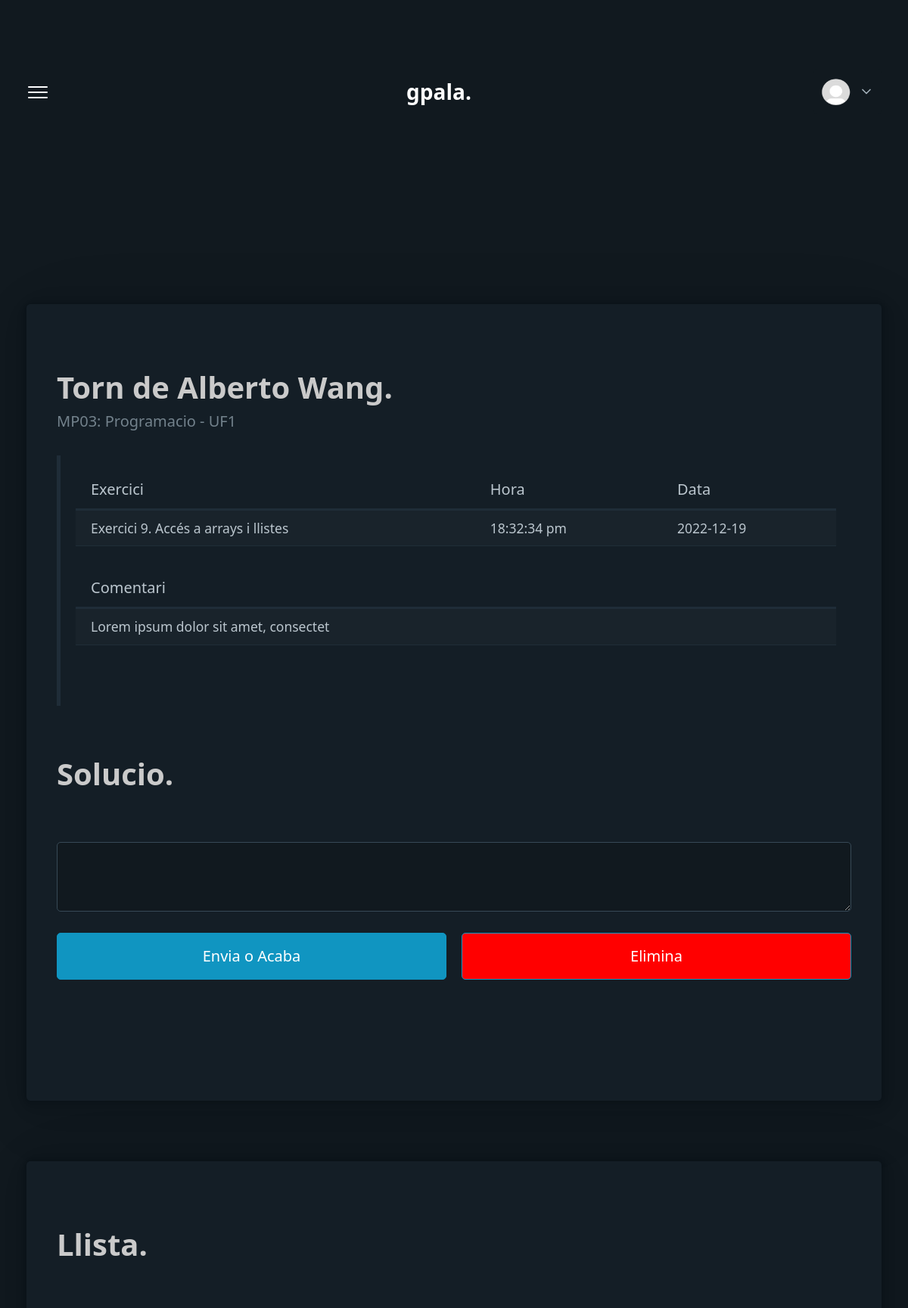
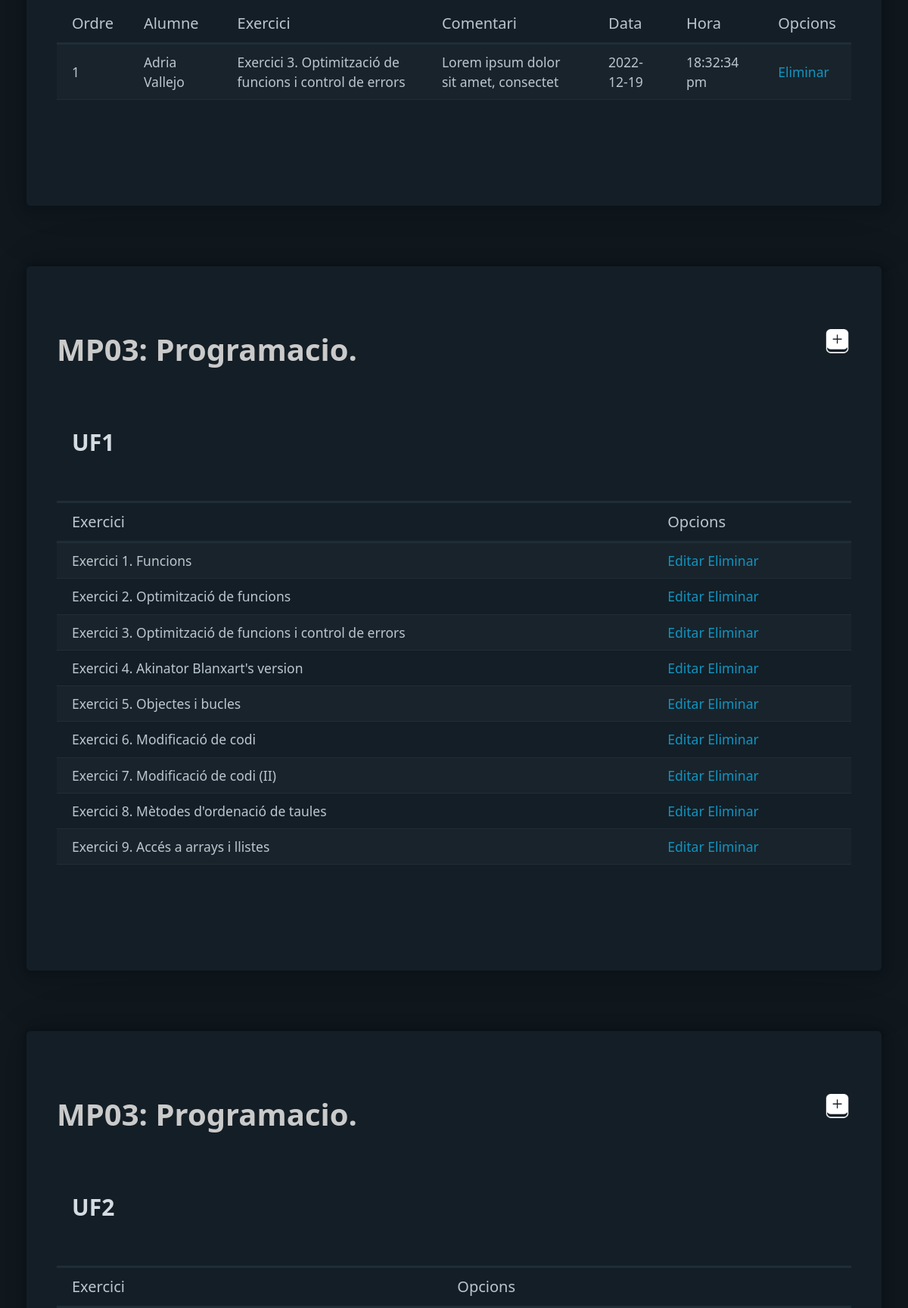
Page /pages/admin/admin.php (signed in, upper part) on the committed database (2 pictures, top to bottom).
### tables this page shows
CREATE TABLE usuarios (
    id_usuario INT PRIMARY KEY AUTO_INCREMENT,

    nom VARCHAR(50),
    
    cognom  VARCHAR(100),

    email VARCHAR(255),

    perfil_img LONGTEXT,

    usuario VARCHAR(255),

    password VARCHAR(255),

    permis INTEGER,
    FOREIGN KEY (permis) REFERENCES permis(id_permis)

);

CREATE TABLE moduls (
    id_modul INT PRIMARY KEY AUTO_INCREMENT,

    modul VARCHAR(255),

    uf VARCHAR(255),

    profesor INT,
    FOREIGN KEY (profesor) REFERENCES usuarios (id_usuario)
);

CREATE TABLE exercicis (
    id_exercici INT PRIMARY KEY AUTO_INCREMENT,

    modul_FK INTEGER,
    FOREIGN KEY (modul_FK) REFERENCES moduls (id_modul),

    exercici VARCHAR(255)
);

CREATE TABLE consultes (
    id_consulta INT PRIMARY KEY AUTO_INCREMENT,
    
    usuario_consulta_FK INT,
    FOREIGN KEY (usuario_consulta_FK) REFERENCES usuarios(id_usuario),

    exercici_FK INT,
    FOREIGN KEY (exercici_FK) REFERENCES exercicis(id_exercici),

    profesor_FK INT,
    FOREIGN KEY (profesor_FK) REFERENCES usuarios(id_usuario),

    comentari LONGTEXT,

    hora VARCHAR(100),

    date DATE,

    resposta LONGTEXT,

    acabada BOOLEAN
);

### pages/admin/admin.php (the view, shortened to what this page needs)
<!DOCTYPE html>
<html lang="en" data-theme="dark">
<head>
    <link rel="stylesheet" href="../../css/pico.min.css">
    <link rel="stylesheet" href="../../css/style.css">
</head>
<body class="container">
    <?php
        $con = mysqli_connect("localhost","rduart","u8EnMnxo#","rduart") or exit(mysqli_connect_error());
        $sql = "SELECT * FROM usuarios WHERE usuario = '".$_SESSION["usuario"]."'";
        $usuarios = mysqli_query($con,$sql) or exit(mysqli_error($con));
        $usuario = mysqli_fetch_array($usuarios);
        if ($usuario["perfil_img"] == "") {
            $foto_perfil = "default.png";
        } else {
            $foto_perfil = $usuario["perfil_img"];
        }
        $sql = "SELECT * FROM consultes WHERE acabada='0' AND profesor_FK = ".$usuario["id_usuario"];
        $consultes = mysqli_query($con,$sql) or exit(mysqli_error($con));
    ?>
    <header>
        <nav>
            <ul>
                <li><a class="secondary pointer" onclick="mostrar()"><img src="../../img/menu_icon.png" alt="" width="30px"></a></li>
            </ul>
            <ul>
                <li><strong class="title"><?php echo $_SESSION["usuario"] ?>.</strong></li>
            </ul>
            <details role="list" dir="rtl">
            <summary><img class="profile" src="../../img/user_img/<?php echo $foto_perfil ?>"></summary>
            </details>
        </nav>
    </header>
    <main>
        <?php
        $sql = "SELECT * FROM consultes WHERE acabada='0' AND profesor_FK = ".$usuario["id_usuario"];
        $consultes_no = mysqli_query($con,$sql) or exit(mysqli_error($con));
        $vacio = mysqli_fetch_array($consultes_no);
        ?>
        <?php if(empty($vacio["id_consulta"])){?>
            <article>
                <h1 aria-busy="true">No tens dubtes que asolir, si us plau espera a que els alumnes tinguin dubtes.</h1>
            </article>
        <?php } else { ?>
            <article id="1">
                <?php
                $sql = "SELECT * FROM consultes WHERE acabada = '0' AND profesor_FK = ".$usuario["id_usuario"]." LIMIT 1";
                $torns = mysqli_query($con,$sql) or exit(mysqli_error($con));
                $torn = mysqli_fetch_array($torns);
                $sql = "SELECT * FROM exercicis WHERE id_exercici = ".$torn["exercici_FK"];
                $tornsEx = mysqli_query($con,$sql) or exit(mysqli_error($con));
                $tornEx = mysqli_fetch_array($tornsEx);
                $sql = "SELECT * FROM moduls WHERE id_modul = ".$tornEx["modul_FK"];
                $modulsEx = mysqli_query($con,$sql) or exit(mysqli_error($con));
                $modulEx = mysqli_fetch_array($modulsEx);
                ?>
                <hgroup>
                    <h1>Torn de <?php   $sql = "SELECT * FROM usuarios WHERE id_usuario = ".$torn["usuario_consulta_FK"];
                                        $tornsAl = mysqli_query($con,$sql) or exit(mysqli_error($con));
                                        $tornAl = mysqli_fetch_array($tornsAl);
                                        echo $tornAl["nom"]." ".$tornAl["cognom"];
                                        ?>.</h1>
                    <h2><?php echo $modulEx["modul"] ?> - <?php echo $modulEx["uf"] ?></h2>
                </hgroup>
                <blockquote>
                <figure>
                    <table role="grid">
                        <thead>
                            <tr>
                                <th>Exercici</th>
                                <th>Hora</th>
                                <th>Data</th>
                            </tr>
                        </thead>
                        <tbody>
                            <tr>
                                <td>
                                    <?php
                                    echo $tornEx["exercici"];
                                    ?>
                                </td>
                                <td>
                                    <?php echo $torn["hora"] ?>
                                </td>
                                <td>
                                    <?php echo $torn["date"] ?>
                                </td>
                            </tr>
                        </tbody>
                    </table>
                    <table role="grid">
                        <thead>
                            <tr>
                                <th>Comentari</th>
                            </tr>
                        </thead>
                        <tbody>
                            <tr>
                                <td>
                                    <?php echo $torn["comentari"] ?>
                                </td>
                            </tr>
                        </tbody>
                    </table>
                </figure>
                </blockquote>
                <h1>Solucio.</h1>
                <figure>
                    <form action="admin_insert.php?id_consulta=<?php echo $torn['id_consulta']?>" method="POST">
                        <textarea id="solucio" name="solucio"></textarea>
                        <div class="grid">
                            <input type="submit" value="Envia o Acaba">
                            <button style="background-color:red;" onclick="location.href='admin_insert.php?id_consulta=<?php echo $torn['id_consulta']?>'">Elimina</button>
                        </div>
                    </form>
                </figure>
            </article>
            <?php
            $consulteNumero = mysqli_num_rows($consultes);
            if ($consulteNumero == 1){
            } else { ?>
            <article id="2">
                <h1>Llista.</h1>
                <figure>
                    <table role="grid">
                        <thead>
                            <tr>
                                <th>Ordre</th>
                                <th>Alumne</th>
                                <th>Exercici</th>
                                <th>Comentari</th>
                                <th>Data</th>
                                <th>Hora</th>
                                <th>Opcions</th>
                            </tr>
                        </thead>
                        <tbody>
                            <?php $i = 0; while($consulte = mysqli_fetch_array($consultes)) { $i++; ?>
                            <tr>
                                <td>
                                    <?php echo $i; ?>
                                </td>
                                <td>
                                    <?php
                                    $sql = "SELECT * FROM usuarios WHERE id_usuario =".$consulte["usuario_consulta_FK"];
                                    $alumnes = mysqli_query($con,$sql) or exit(mysqli_error($con));
                                    $alumne = mysqli_fetch_array($alumnes);
                                    echo $alumne["nom"]." ".$alumne["cognom"];
                                    ?>
                                </td>
                                <td>
                                    <?php
                                    $sql = "SELECT * FROM exercicis WHERE id_exercici =".$consulte["exercici_FK"];
                                    $exercicis = mysqli_query($con,$sql) or exit(mysqli_error($con));
                                    $exercici = mysqli_fetch_array($exercicis);
                                    echo $exercici["exercici"];
                                    ?>
                                </td>
                                <td>
                                    <?php echo $consulte["comentari"] ?>
                                </td>
                                <td>
                                    <?php echo $consulte["date"] ?>
                                </td>
                                <td>
                                    <?php echo $consulte["hora"] ?>
                                </td>
                                <td>
                                <a href="admin_delete.php?id_consulta=<?php echo $consulte['id_consulta']?>">Eliminar</a>
                                </td>
                            </tr>
                            <?php } ?>
                        </tbody>
                    </table>
                </figure>
            </article>
            <?php } ?>
        <?php } ?>
        <?php
        $sql = "SELECT * FROM moduls WHERE profesor = ".$usuario["id_usuario"];
        $moduls = mysqli_query($con,$sql) or exit(mysqli_error($con));
        while($modul = mysqli_fetch_array($moduls)){
        ?>
        <article id="3">
            <div style="display: flex; justify-content: space-between;">
                    <h1><?php echo $modul["modul"] ?>.</h1>
                    <a href="../exercicis/exercicis_create.php"><img src="../../img/plus_icon.png" width="37px"></a>
            </div>
            <figure>
                <?php
                $sql = "SELECT * FROM moduls WHERE profesor = ".$usuario["id_usuario"];
                $moduls2 = mysqli_query($con,$sql) or exit(mysqli_error($con));
                $sql = "SELECT * FROM exercicis WHERE modul_FK = ".$modul["id_modul"]." ORDER BY exercici ASC";
                $exercicis = mysqli_query($con,$sql) or exit(mysqli_error($con));
                ?>
                <table role="grid">
                        <thead>
                            <tr>
                                <th colspan=2><h3><?php echo $modul["uf"] ?></h3></th>
                            </tr>
                            <tr>
                                <th>Exercici</th>
                                <th>Opcions</th>
                            </tr>
                        </thead>
                        <tbody>
                            <?php while($exercici = mysqli_fetch_array($exercicis)) { ?>
                            <tr>
                                <td>
                                    <?php echo $exercici["exercici"] ?>
                                </td>
                                <td>
                                    <a href="../exercicis/exercicis_edit.php?id_exercici=<?php echo $exercici['id_exercici']?>">Editar</a>
                                    <a href="../exercicis/exercicis_delete.php?id_exercici=<?php echo $exercici['id_exercici']?>">Eliminar</a>
                                </td>
                            </tr>
                            <?php } ?>
                        </tbody>
                    </table>
                </figure>
            </article>
        <?php } ?>
    </main>
</body>
</html>

### css/style.css (style rules this page uses)
html { scroll-behavior: smooth; }
h1 { color: rgb(202, 202, 202); }
details[role=list] summary:not([role]) { height: calc(1rem * var(--line-height) + var(--form-element-spacing-vertical) * 2 + var(--border-width) * 2); padding: var(--form-element-spacing-vertical) var(--form-element-spacing-horizontal); border-radius: var(--border-radius); background-color: var(--form-element-background-color); color: var(--form-element-placeholder-color); line-height: inherit; border: none !important; cursor: pointer; transition: none !important; }
details[role=list] summary::after, li[role=list]>a::after { height: 40px; }
nav details { margin: auto 0; }
.title { font-size: 28px; font-weight: bold; color: white; }
.pointer { cursor: pointer; }
.profile { width: 40px; height: 40px; border-radius: 50%; }

### rows in the picture
usuarios: nom "Alberto", cognom "Wang"
moduls: modul "MP03: Programacio", uf "UF1"
exercicis: exercici "Exercici 9. Accés a arrays i llistes"
consultes: hora "18:32:34 pm", date "2022-12-19", comentari "Lorem ipsum dolor sit amet, consectet"
consultes: usuario_consulta_FK.nom "Adria", usuario_consulta_FK.cognom "Vallejo", exercici_FK.exercici "Exercici 3. Optimització de funcions i control de errors", comentari "Lorem ipsum dolor sit amet, consectet", date "2022-12-19", hora "18:32:34 pm"
exercicis: exercici "Exercici 1. Funcions"
exercicis: exercici "Exercici 2. Optimització de funcions"
exercicis: exercici "Exercici 3. Optimització de funcions i control de errors"
exercicis: exercici "Exercici 4. Akinator Blanxart's version"
exercicis: exercici "Exercici 5. Objectes i bucles"
exercicis: exercici "Exercici 6. Modificació de codi"
exercicis: exercici "Exercici 7. Modificació de codi (II)"
exercicis: exercici "Exercici 8. Mètodes d'ordenació de taules"
moduls: modul "MP03: Programacio", uf "UF2"

### other values in the picture
$_SESSION["usuario"] "gpala"
